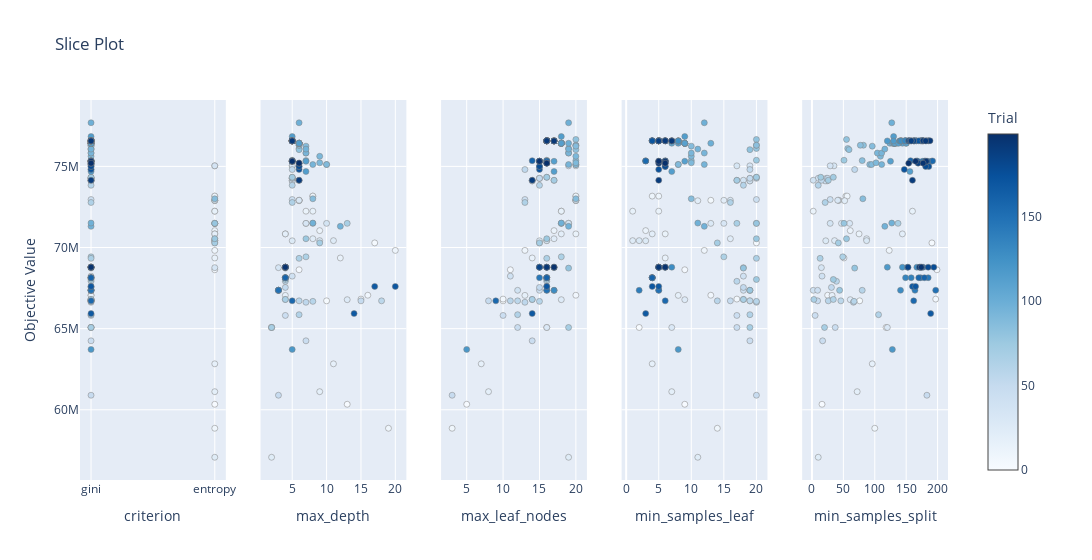

Notebook cell for this chart:
### Code cell
plot_slice(study)

### Figure 1 — Plotly figure (JSON) as saved in the notebook; plotly's stock layout.template omitted (floating-point values rounded to 4 significant figures; data arrays with more than 128 entries replaced by an {"elided": "..."} marker saying what was removed)
{"data": [{"marker": {"color": {"elided": "200 int values"}, "colorbar": {"title": {"text": "Trial"}, "x": 1, "xpad": 40}, "colorscale": [[0, "rgb(247,251,255)"], [0.125, "rgb(222,235,247)"], [0.25, "rgb(198,219,239)"], [0.375, "rgb(158,202,225)"], [0.5, "rgb(107,174,214)"], [0.625, "rgb(66,146,198)"], [0.75, "rgb(33,113,181)"], [0.875, "rgb(8,81,156)"], [1, "rgb(8,48,107)"]], "line": {"color": "Grey", "width": 0.5}, "showscale": true}, "mode": "markers", "name": "Feasible Trial", "showlegend": false, "type": "scatter", "x": {"elided": "200 str values"}, "xaxis": "x", "y": {"elided": "200 float values"}, "yaxis": "y"}, {"marker": {"color": {"elided": "200 int values"}, "colorbar": {"title": {"text": "Trial"}, "x": 1, "xpad": 40}, "colorscale": [[0, "rgb(247,251,255)"], [0.125, "rgb(222,235,247)"], [0.25, "rgb(198,219,239)"], [0.375, "rgb(158,202,225)"], [0.5, "rgb(107,174,214)"], [0.625, "rgb(66,146,198)"], [0.75, "rgb(33,113,181)"], [0.875, "rgb(8,81,156)"], [1, "rgb(8,48,107)"]], "line": {"color": "Grey", "width": 0.5}, "showscale": false}, "mode": "markers", "name": "Feasible Trial", "showlegend": false, "type": "scatter", "x": {"elided": "200 int values"}, "xaxis": "x2", "y": {"elided": "200 float values"}, "yaxis": "y2"}, {"marker": {"color": {"elided": "200 int values"}, "colorbar": {"title": {"text": "Trial"}, "x": 1, "xpad": 40}, "colorscale": [[0, "rgb(247,251,255)"], [0.125, "rgb(222,235,247)"], [0.25, "rgb(198,219,239)"], [0.375, "rgb(158,202,225)"], [0.5, "rgb(107,174,214)"], [0.625, "rgb(66,146,198)"], [0.75, "rgb(33,113,181)"], [0.875, "rgb(8,81,156)"], [1, "rgb(8,48,107)"]], "line": {"color": "Grey", "width": 0.5}, "showscale": false}, "mode": "markers", "name": "Feasible Trial", "showlegend": false, "type": "scatter", "x": {"elided": "200 int values"}, "xaxis": "x3", "y": {"elided": "200 float values"}, "yaxis": "y3"}, {"marker": {"color": {"elided": "200 int values"}, "colorbar": {"title": {"text": "Trial"}, "x": 1, "xpad": 40}, "colorscale": [[0, "rgb(247,251,255)"], [0.125, "rgb(222,235,247)"], [0.25, "rgb(198,219,239)"], [0.375, "rgb(158,202,225)"], [0.5, "rgb(107,174,214)"], [0.625, "rgb(66,146,198)"], [0.75, "rgb(33,113,181)"], [0.875, "rgb(8,81,156)"], [1, "rgb(8,48,107)"]], "line": {"color": "Grey", "width": 0.5}, "showscale": false}, "mode": "markers", "name": "Feasible Trial", "showlegend": false, "type": "scatter", "x": {"elided": "200 int values"}, "xaxis": "x4", "y": {"elided": "200 float values"}, "yaxis": "y4"}, {"marker": {"color": {"elided": "200 int values"}, "colorbar": {"title": {"text": "Trial"}, "x": 1, "xpad": 40}, "colorscale": [[0, "rgb(247,251,255)"], [0.125, "rgb(222,235,247)"], [0.25, "rgb(198,219,239)"], [0.375, "rgb(158,202,225)"], [0.5, "rgb(107,174,214)"], [0.625, "rgb(66,146,198)"], [0.75, "rgb(33,113,181)"], [0.875, "rgb(8,81,156)"], [1, "rgb(8,48,107)"]], "line": {"color": "Grey", "width": 0.5}, "showscale": false}, "mode": "markers", "name": "Feasible Trial", "showlegend": false, "type": "scatter", "x": {"elided": "200 int values"}, "xaxis": "x5", "y": {"elided": "200 float values"}, "yaxis": "y5"}], "layout": {"title": {"text": "Slice Plot"}, "width": 1500, "xaxis": {"anchor": "y", "categoryarray": ["gini", "entropy"], "categoryorder": "array", "domain": [0, 0.168], "title": {"text": "criterion"}, "type": "category"}, "xaxis2": {"anchor": "y2", "domain": [0.208, 0.376], "title": {"text": "max_depth"}}, "xaxis3": {"anchor": "y3", "domain": [0.416, 0.584], "title": {"text": "max_leaf_nodes"}}, "xaxis4": {"anchor": "y4", "domain": [0.624, 0.792], "title": {"text": "min_samples_leaf"}}, "xaxis5": {"anchor": "y5", "domain": [0.832, 1], "title": {"text": "min_samples_split"}}, "yaxis": {"anchor": "x", "domain": [0, 1], "title": {"text": "Objective Value"}}, "yaxis2": {"anchor": "x2", "domain": [0, 1], "matches": "y", "showticklabels": false}, "yaxis3": {"anchor": "x3", "domain": [0, 1], "matches": "y", "showticklabels": false}, "yaxis4": {"anchor": "x4", "domain": [0, 1], "matches": "y", "showticklabels": false}, "yaxis5": {"anchor": "x5", "domain": [0, 1], "matches": "y", "showticklabels": false}}}
